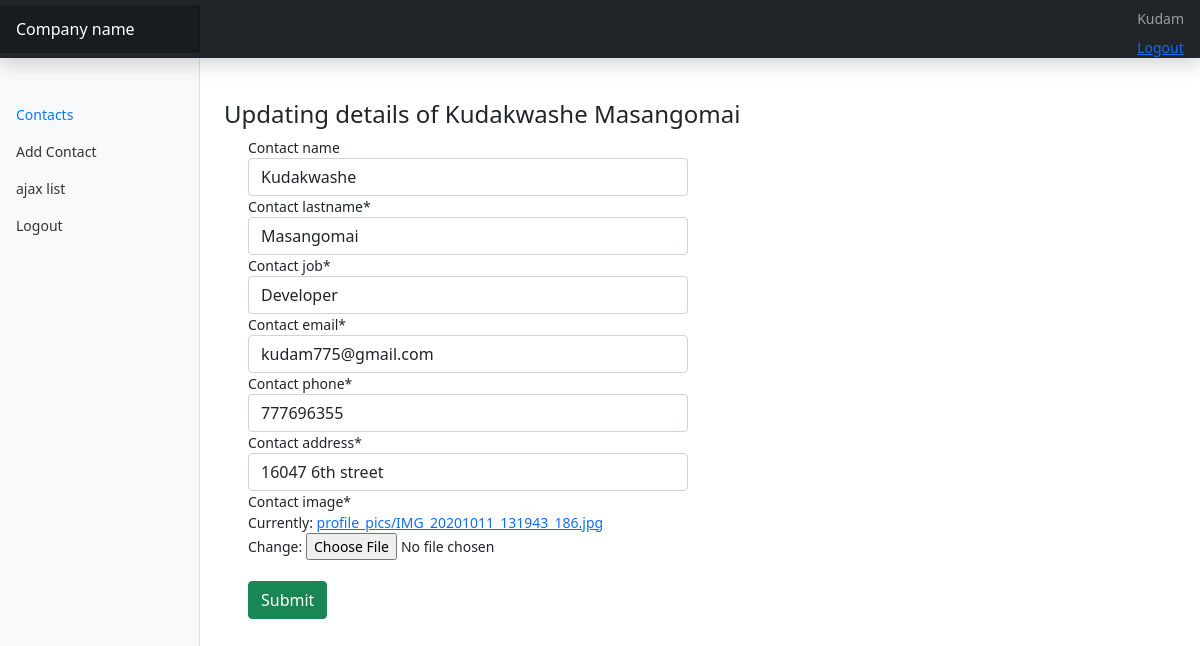
The app's page /edit_contact/1/ (signed in), older data.
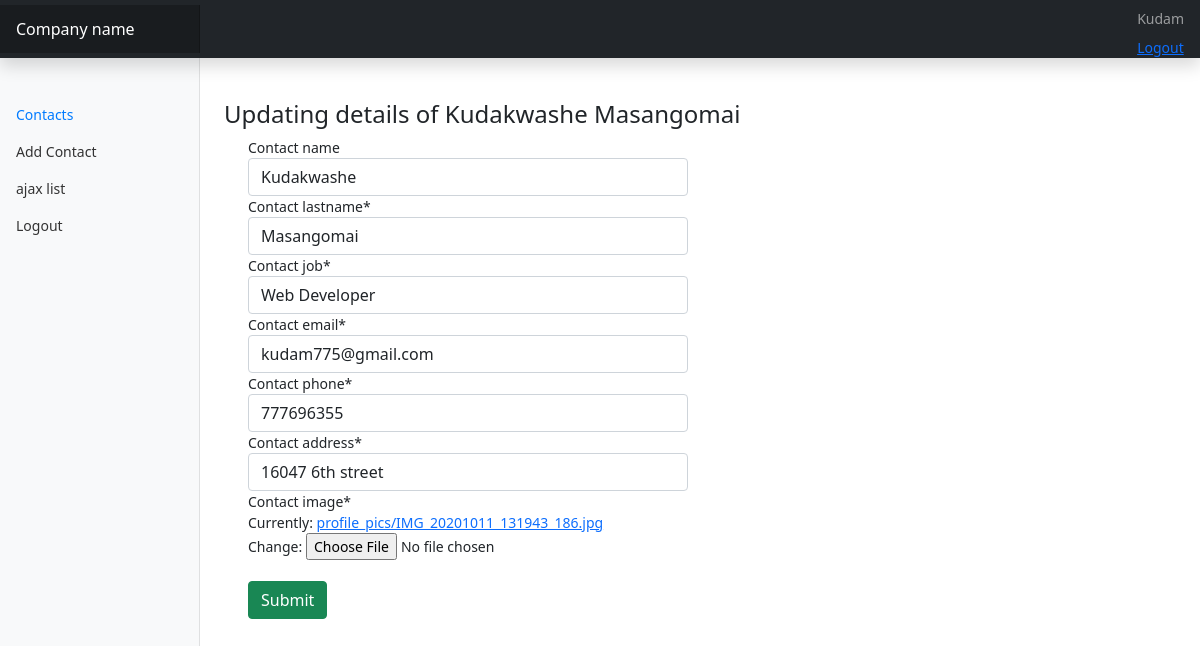
The same page, newer data.
### main/models.py (models this page shows, shortened)
class contacts(models.Model):
    userid = models.ForeignKey(User,on_delete=models.CASCADE)
    contact_name = models.CharField(max_length=100, blank=True, null=True)
    contact_lastname = models.CharField(max_length=100)
    contact_job = models.CharField(max_length=100,default='')
    contact_email = models.EmailField(max_length=100,unique=True)
    contact_phone = models.PositiveIntegerField(unique= True)
    contact_address = models.CharField(max_length=100)
    contact_image = models.ImageField(default='default.jpg' ,upload_to ='profile_pics')
    class Meta:
        ordering =['id']
    '''def clean(self):

        if self.contact_address != 'Sunningdale':
            raise ValidationError('we only want sunngindale people')
        return self.clean_data'''

### main/views.py (the view, shortened to what this page needs)
# urls.py: path('edit_contact/<int:pk>/',EditContactView.as_view(),name='edit-contact'),
class EditContactView(LoginRequiredMixin,UserPassesTestMixin,SuccessMessageMixin,UpdateView):
    model = contacts
    form_class = AddContactForm
    template_name = 'main/add-contacts.html'
    success_message = 'Contact successfully Updated'
    def test_func(self):
        contact = self.get_object()
        if self.request.user == contact.userid:
            return True
        return

### main/forms.py
class AddContactForm(forms.ModelForm):
    class Meta:
        model = contacts
        fields ='__all__'
        exclude = ['userid']

### main/templates/main/add-contacts.html (shortened to what this page needs)
{% extends "main/base/base.html" %}
{% load crispy_forms_tags %}
{% block content %}
{% if object.contact_name %}
<br><br>
<h4>Updating details of {{ object.contact_name }} {{ object.contact_lastname }}</h4>
{% else %}
<h4>Add Contact</h4>
{% endif %}
<form method="POST" enctype="multipart/form-data" autocomplete="off">
     <div class="container">
  <div class="row">
    <div class="col">
     {{ form|crispy }}
<br/>
      <button type="submit" class="btn btn-success">Submit</button>
    </div>
    <div class="col">
    </div>
  </div>
</div>
    {% endblock content %}

Row changes from the older to the newer data that the page shows:
changed contacts "Kudakwashe": contact_job "Developer" → "Web Developer"
